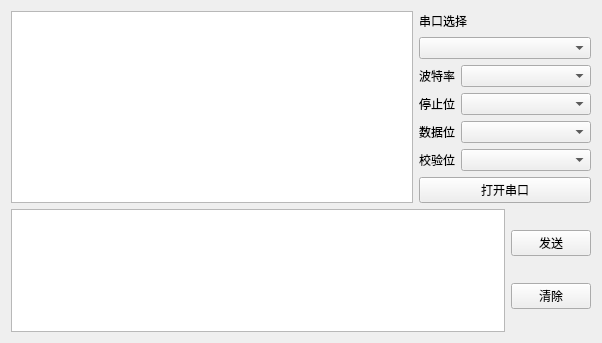
<?xml version="1.0" encoding="UTF-8"?>
<ui version="4.0">
 <class>Widget</class>
 <widget class="QWidget" name="Widget">
  <property name="geometry">
   <rect>
    <x>0</x>
    <y>0</y>
    <width>602</width>
    <height>343</height>
   </rect>
  </property>
  <property name="windowTitle">
   <string>Widget</string>
  </property>
  <layout class="QVBoxLayout" name="verticalLayout_3" stretch="0,1">
   <item>
    <layout class="QHBoxLayout" name="horizontalLayout_6" stretch="7,3">
     <item>
      <widget class="QTextBrowser" name="textBrowser"/>
     </item>
     <item>
      <layout class="QVBoxLayout" name="verticalLayout" stretch="1,1,1,1,1,0,0">
       <item>
        <widget class="QLabel" name="label_5">
         <property name="text">
          <string>串口选择</string>
         </property>
        </widget>
       </item>
       <item>
        <widget class="QComboBox" name="comboBox"/>
       </item>
       <item>
        <layout class="QHBoxLayout" name="horizontalLayout_4" stretch="0,1">
         <item>
          <widget class="QLabel" name="label">
           <property name="text">
            <string>波特率</string>
           </property>
          </widget>
         </item>
         <item>
          <widget class="QComboBox" name="comboBox_2"/>
         </item>
        </layout>
       </item>
       <item>
        <layout class="QHBoxLayout" name="horizontalLayout_3" stretch="0,1">
         <item>
          <widget class="QLabel" name="label_2">
           <property name="text">
            <string>停止位</string>
           </property>
          </widget>
         </item>
         <item>
          <widget class="QComboBox" name="comboBox_3"/>
         </item>
        </layout>
       </item>
       <item>
        <layout class="QHBoxLayout" name="horizontalLayout_2" stretch="0,1">
         <item>
          <widget class="QLabel" name="label_3">
           <property name="text">
            <string>数据位</string>
           </property>
          </widget>
         </item>
         <item>
          <widget class="QComboBox" name="comboBox_4"/>
         </item>
        </layout>
       </item>
       <item>
        <layout class="QHBoxLayout" name="horizontalLayout" stretch="0,1">
         <item>
          <widget class="QLabel" name="label_4">
           <property name="text">
            <string>校验位</string>
           </property>
          </widget>
         </item>
         <item>
          <widget class="QComboBox" name="comboBox_5"/>
         </item>
        </layout>
       </item>
       <item>
        <widget class="QPushButton" name="pushButton">
         <property name="text">
          <string>打开串口</string>
         </property>
        </widget>
       </item>
      </layout>
     </item>
    </layout>
   </item>
   <item>
    <layout class="QHBoxLayout" name="horizontalLayout_5">
     <item>
      <widget class="QPlainTextEdit" name="plainTextEdit"/>
     </item>
     <item>
      <layout class="QVBoxLayout" name="verticalLayout_2">
       <item>
        <widget class="QPushButton" name="pushButton_2">
         <property name="text">
          <string>发送</string>
         </property>
        </widget>
       </item>
       <item>
        <widget class="QPushButton" name="pushButton_3">
         <property name="text">
          <string>清除</string>
         </property>
        </widget>
       </item>
      </layout>
     </item>
    </layout>
   </item>
  </layout>
 </widget>
 <resources/>
 <connections/>
</ui>
